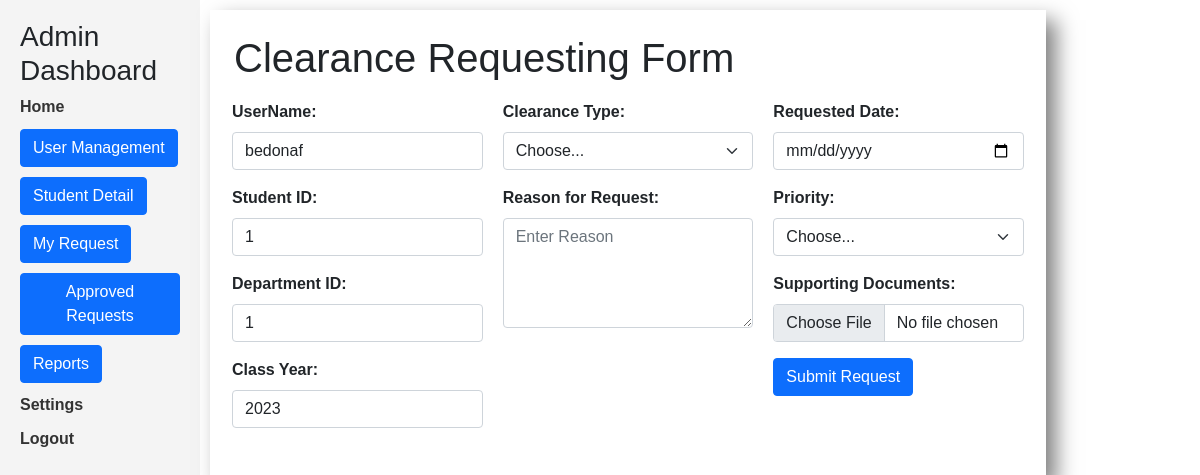
/pages/student_dashboard/requesting.php?id=1, run on the app's committed database.
### tables this page shows
CREATE TABLE `students_tbl` (
  `StudentID` int(11) NOT NULL,
  `UserID` int(11) NOT NULL,
  `DepartmentID` int(255) NOT NULL,
  `Program` varchar(100) DEFAULT NULL,
  `YearLevel` varchar(20) DEFAULT NULL,
  `GPA` decimal(4,2) DEFAULT NULL
);

CREATE TABLE `users_tbl` (
  `UserID` int(11) NOT NULL,
  `UserName` varchar(100) DEFAULT NULL,
  `FirstName` varchar(100) DEFAULT NULL,
  `LastName` varchar(100) DEFAULT NULL,
  `PhoneNumber` varchar(20) DEFAULT NULL,
  `Email` varchar(255) DEFAULT NULL,
  `Passwords` varchar(255) DEFAULT NULL,
  `Roles` varchar(50) DEFAULT NULL
);

### pages/student_dashboard/requesting.php (the view, shortened to what this page needs)
<?php
require 'index.php';
$user_id = $_GET["id"];
$sql = "SELECT users_tbl.UserID, users_tbl.UserName, users_tbl.Email, " .
        "students_tbl.StudentID, students_tbl.DepartmentID, " .
        "students_tbl.Program, students_tbl.YearLevel, " .
        "students_tbl.GPA, departments_tbl.DepartmentName " .
        "FROM users_tbl, students_tbl, departments_tbl " .
        "WHERE students_tbl.UserID = users_tbl.UserID " .
        "AND students_tbl.DepartmentID = departments_tbl.DepartmentID " .
        "AND users_tbl.UserID = '$user_id'";
$result = $conn->query($sql);
if ($result->num_rows > 0) {
    $row = $result->fetch_assoc();
    ?>
    <div class="content">
        <div class="container p-4" style="box-shadow: 10px 10px 20px 0px rgba(0, 0, 0, 0.5);">
            <div id="user_list">
                <h1>Clearance Requesting Form</h1>
                <form action="submit_request.php" method="post">
                    <div class="addNewUserForm row">
                        <div class="items col-md-6">
                            <div class="mb-3">
                                <label for="studentID" class="form-label">UserName:</label>
                                <input type="text" class="form-control" id="UserName" name="UserName"  value="<?php echo $row['UserName']; ?>" placeholder="Enter Student ID">
                            </div>
                            <div class="mb-3">
                                <label for="studentID" class="form-label">Student ID:</label>
                                <input type="text" class="form-control" id="studentID" name="StudentID"  value="<?php echo $row['StudentID']; ?>" placeholder="Enter Student ID">
                            </div>
                            <div class="mb-3">
                                <label for="departmentID" class="form-label">Department ID:</label>
                                <input type="text" class="form-control" id="departmentID" name="DepartmentID"  value="<?php echo $row['DepartmentID']; ?>" placeholder="Enter Department ID">
                            </div>
                            <div class="mb-3">
                                <label for="YearLevel" class="form-label">Class Year:</label>
                                <input type="text" class="form-control" id="YearLevelID" name="YearLevel"  value="<?php echo $row['YearLevel']; ?>" placeholder="Enter Department ID">
                            </div>
                        </div>
                        <div class="items col-md-6">
                            <div class="mb-3">
                                <label for="clearanceType" class="form-label">Clearance Type:</label>
                                <select class="form-select" name="ClearanceType" id="clearanceType">
                                    <option selected>Choose...</option>
                                </select>
                            </div>
                            <div class="mb-3">
                                <label for="reason" class="form-label">Reason for Request:</label>
                                <textarea class="form-control" id="reason" rows="4" name="ClearanceResaon" placeholder="Enter Reason"></textarea>
                            </div>
                        </div>
                        <div class="items col-md-6">
                            <div class="mb-3">
                                <label for="deadline" class="form-label">Requested Date:</label>
                                <input type="date" class="form-control" id="RequestedDate" name ="RequestedDate" placeholder="yyyy/mm/dd">
                            </div>
                            <div class="mb-3">
                                <label for="priority" class="form-label">Priority:</label>
                                <select class="form-select" name ="Priority" id="priority">
                                    <option selected>Choose...</option>
                                </select>
                            </div>
                            <div class="mb-3">
                                <label for="supportingDocuments" class="form-label">Supporting Documents:</label>
                                <input type="file" class="form-control" name ="SupportingDocuments" id="supportingDocuments">
                            </div>
                            <div class="mb-3">
                                <button type="submit" name ="SubmitRequest" class="btn btn-primary">Submit Request</button>
                            </div>
                        </div>
                </form>
            </div>
        </div>
    </div>
    <?php
} else {
    echo "<p>User not found.</p>";
}
?>

### pages/css/style.css (style rules this page uses)
* { padding: 0; margin: 0; box-sizing: border-box; }
body { min-height: 10vh; background-size: cover; background-repeat: no-repeat; background-position: center; font-family: 'Gill Sans', 'Gill Sans MT', Calibri, 'Trebuchet MS', sans-serif; font-weight: bold; }
.content { display: block; height: 100vh; padding: 10px; }
.addNewUserForm { display: flex; justify-content: space-between; }
.items { flex: 1; padding: 10px; }

### data on the page
students_tbl: UserName "bedonaf", StudentID "1", DepartmentID "1", YearLevel "2023"
